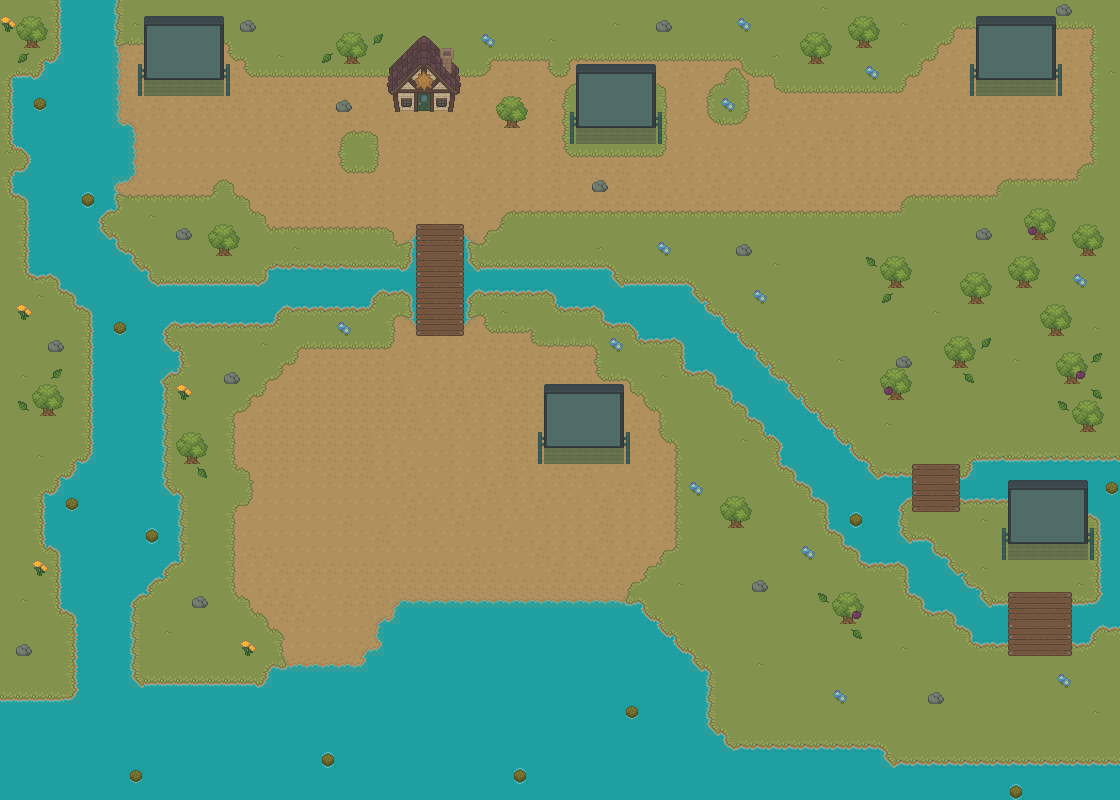

A level layout from a 2D game, rendered from its tile map. Below: a short description, then the map file with tile-grid data replaced by summaries:
An orthogonal 70x50 tile map with 16x16 px tiles, 9 tile layers (ground, water, grass, board, ...), 5 tilesets.

<map version="1.9" tiledversion="1.9.2" orientation="orthogonal" renderorder="right-down" width="70" height="50" tilewidth="16" tileheight="16" infinite="0" nextlayerid="17" nextobjectid="10">
 <properties>
  <property name="collides" type="bool" value="false" />
 </properties>
 <tileset firstgid="1" name="assets_farm" tilewidth="16" tileheight="16" tilecount="130" columns="13">
  <image source="../tiles/farm.png" width="208" height="160" />
  <tile id="10">
   <properties>
    <property name="collides" type="bool" value="true" />
   </properties>
  </tile>
  <tile id="61">
   <properties>
    <property name="collides" type="bool" value="true" />
   </properties>
  </tile>
  <tile id="62">
   <properties>
    <property name="collides" type="bool" value="true" />
   </properties>
  </tile>
  <tile id="78">
   <properties>
    <property name="collides" type="bool" value="true" />
   </properties>
  </tile>
  <tile id="79">
   <properties>
    <property name="collides" type="bool" value="true" />
   </properties>
  </tile>
  <tile id="80">
   <properties>
    <property name="collides" type="bool" value="true" />
   </properties>
  </tile>
  <tile id="81">
   <properties>
    <property name="collides" type="bool" value="true" />
   </properties>
  </tile>
  <tile id="82">
   <properties>
    <property name="collides" type="bool" value="true" />
   </properties>
  </tile>
  <tile id="83">
   <properties>
    <property name="collides" type="bool" value="true" />
   </properties>
  </tile>
  <tile id="84">
   <properties>
    <property name="collides" type="bool" value="true" />
   </properties>
  </tile>
  <tile id="85">
   <properties>
    <property name="collides" type="bool" value="true" />
   </properties>
  </tile>
  <tile id="86">
   <properties>
    <property name="collides" type="bool" value="true" />
   </properties>
  </tile>
  <tile id="91">
   <properties>
    <property name="collides" type="bool" value="true" />
   </properties>
  </tile>
  <tile id="92">
   <properties>
    <property name="collides" type="bool" value="true" />
   </properties>
  </tile>
  <tile id="93">
   <properties>
    <property name="collides" type="bool" value="true" />
   </properties>
  </tile>
  <tile id="94">
   <properties>
    <property name="collides" type="bool" value="true" />
   </properties>
  </tile>
  <tile id="95">
   <properties>
    <property name="collides" type="bool" value="true" />
   </properties>
  </tile>
  <tile id="96">
   <properties>
    <property name="collides" type="bool" value="true" />
   </properties>
  </tile>
  <tile id="97">
   <properties>
    <property name="collides" type="bool" value="true" />
   </properties>
  </tile>
  <tile id="98">
   <properties>
    <property name="collides" type="bool" value="true" />
   </properties>
  </tile>
  <tile id="99">
   <properties>
    <property name="collides" type="bool" value="true" />
   </properties>
  </tile>
 </tileset>
 <tileset firstgid="131" name="assets_nature" tilewidth="16" tileheight="16" tilecount="6" columns="3">
  <image source="../tiles/nature.png" width="48" height="32" />
 </tileset>
 <tileset firstgid="137" name="assets_town" tilewidth="16" tileheight="16" tilecount="108" columns="12">
  <image source="../tiles/town.png" width="192" height="144" />
  <tile id="47">
   <properties>
    <property name="collides" type="bool" value="true" />
   </properties>
  </tile>
  <tile id="55">
   <properties>
    <property name="collides" type="bool" value="true" />
   </properties>
  </tile>
  <tile id="56">
   <properties>
    <property name="collides" type="bool" value="true" />
   </properties>
  </tile>
  <tile id="72">
   <properties>
    <property name="collides" type="bool" value="true" />
   </properties>
  </tile>
  <tile id="73">
   <properties>
    <property name="collides" type="bool" value="true" />
   </properties>
  </tile>
  <tile id="74">
   <properties>
    <property name="collides" type="bool" value="true" />
   </properties>
  </tile>
  <tile id="75">
   <properties>
    <property name="collides" type="bool" value="true" />
   </properties>
  </tile>
  <tile id="76">
   <properties>
    <property name="collides" type="bool" value="true" />
   </properties>
  </tile>
  <tile id="77">
   <properties>
    <property name="collides" type="bool" value="true" />
   </properties>
  </tile>
  <tile id="78">
   <properties>
    <property name="collides" type="bool" value="true" />
   </properties>
  </tile>
  <tile id="84">
   <properties>
    <property name="collides" type="bool" value="true" />
   </properties>
  </tile>
  <tile id="86">
   <properties>
    <property name="collides" type="bool" value="true" />
   </properties>
  </tile>
  <tile id="87">
   <properties>
    <property name="collides" type="bool" value="true" />
   </properties>
  </tile>
  <tile id="88">
   <properties>
    <property name="collides" type="bool" value="true" />
   </properties>
  </tile>
  <tile id="89">
   <properties>
    <property name="collides" type="bool" value="true" />
   </properties>
  </tile>
  <tile id="90">
   <properties>
    <property name="collides" type="bool" value="true" />
   </properties>
  </tile>
  <tile id="96">
   <properties>
    <property name="collides" type="bool" value="true" />
   </properties>
  </tile>
  <tile id="97">
   <properties>
    <property name="collides" type="bool" value="true" />
   </properties>
  </tile>
  <tile id="98">
   <properties>
    <property name="collides" type="bool" value="true" />
   </properties>
  </tile>
  <tile id="99">
   <properties>
    <property name="collides" type="bool" value="true" />
   </properties>
  </tile>
  <tile id="100">
   <properties>
    <property name="collides" type="bool" value="true" />
   </properties>
  </tile>
  <tile id="101">
   <properties>
    <property name="collides" type="bool" value="true" />
   </properties>
  </tile>
 </tileset>
 <tileset firstgid="245" name="assets_interior" tilewidth="16" tileheight="16" tilecount="50" columns="10">
  <image source="../tiles/interior.png" width="160" height="80" />
 </tileset>
 <tileset firstgid="295" name="assets_fishing" tilewidth="16" tileheight="16" tilecount="48" columns="12">
  <image source="../tiles/fishing.png" width="192" height="64" />
  <tile id="4">
   <properties>
    <property name="collides" type="bool" value="true" />
   </properties>
  </tile>
  <tile id="31">
   <properties>
    <property name="collides" type="bool" value="true" />
   </properties>
  </tile>
  <tile id="43">
   <properties>
    <property name="collides" type="bool" value="true" />
   </properties>
  </tile>
 </tileset>
 <layer id="2" name="ground" width="70" height="50">
  <data>[3500 cells, 1163 non-empty, 8 distinct tile ids]</data>
 </layer>
 <layer id="9" name="water" width="70" height="50">
  <data>[3500 cells, 836 non-empty, 2 distinct tile ids]</data>
 </layer>
 <layer id="1" name="grass" width="70" height="50">
  <data>[3500 cells, 2156 non-empty, 42 distinct tile ids]</data>
 </layer>
 <layer id="8" name="board" width="70" height="50">
  <data>[3500 cells, 55 non-empty, 2 distinct tile ids]</data>
 </layer>
 <layer id="3" name="objectCollider" width="70" height="50">
  <data>[3500 cells, 241 non-empty, 35 distinct tile ids]</data>
 </layer>
 <layer id="5" name="aboveObject" width="70" height="50">
  <data>[3500 cells, 127 non-empty, 18 distinct tile ids]</data>
 </layer>
 <layer id="11" name="frutas" width="70" height="50">
  <data>[3500 cells, 4 non-empty, 1 distinct tile ids]</data>
 </layer>
 <layer id="4" name="flora" width="70" height="50">
  <data>[3500 cells, 78 non-empty, 6 distinct tile ids]</data>
 </layer>
 <layer id="10" name="bridge" width="70" height="50">
  <data>[3500 cells, 46 non-empty, 8 distinct tile ids]</data>
 </layer>
</map>
